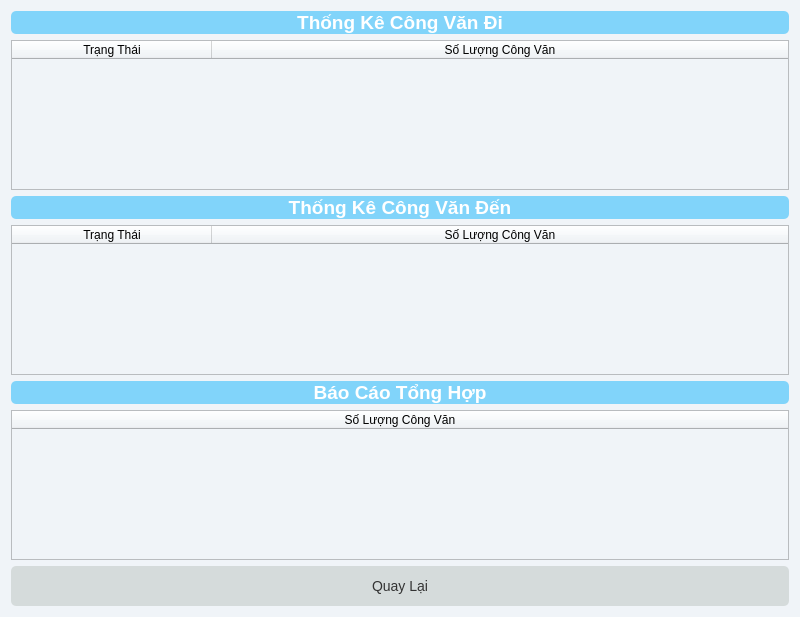
<?xml version="1.0" encoding="UTF-8"?>
<ui version="4.0">
 <class>bctk</class>
 <widget class="QWidget" name="bctk">
  <property name="geometry">
   <rect>
    <x>0</x>
    <y>0</y>
    <width>800</width>
    <height>615</height>
   </rect>
  </property>
  <property name="windowTitle">
   <string>Báo Cáo Thống kê</string>
  </property>
  <property name="styleSheet">
   <string>background-color: #F0F4F8;</string>
  </property>
  <layout class="QVBoxLayout" name="verticalLayout">
   <item>
    <widget class="QLabel" name="lblTitle">
     <property name="styleSheet">
      <string>background-color: #81D4FA; color: white; border-radius: 5px; font-weight: bold; font-size: 14pt;</string>
     </property>
     <property name="text">
      <string>Thống Kê Công Văn Đi</string>
     </property>
     <property name="alignment">
      <set>Qt::AlignCenter</set>
     </property>
    </widget>
   </item>
   <item>
    <widget class="QTableWidget" name="tabletk">
     <property name="minimumSize">
      <size>
       <width>0</width>
       <height>150</height>
      </size>
     </property>
     <property name="styleSheet">
      <string>background-color: #FFFFFF; border: 1px solid #D5DCE8; QHeaderView::section { background-color: #81D4FA; color: white; }</string>
     </property>
     <property name="columnCount">
      <number>2</number>
     </property>
     <attribute name="horizontalHeaderDefaultSectionSize">
      <number>200</number>
     </attribute>
     <attribute name="horizontalHeaderStretchLastSection">
      <bool>true</bool>
     </attribute>
     <column>
      <property name="text">
       <string>Trạng Thái</string>
      </property>
     </column>
     <column>
      <property name="text">
       <string>Số Lượng Công Văn</string>
      </property>
     </column>
    </widget>
   </item>
   <item>
    <widget class="QLabel" name="lblTitle">
     <property name="styleSheet">
      <string>background-color: #81D4FA; color: white; border-radius: 5px; font-weight: bold; font-size: 14pt;</string>
     </property>
     <property name="text">
      <string>Thống Kê Công Văn Đến</string>
     </property>
     <property name="alignment">
      <set>Qt::AlignCenter</set>
     </property>
    </widget>
   </item>
   <item>
    <widget class="QTableWidget" name="tabletk1">
     <property name="minimumSize">
      <size>
       <width>0</width>
       <height>150</height>
      </size>
     </property>
     <property name="styleSheet">
      <string>background-color: #FFFFFF; border: 1px solid #D5DCE8; QHeaderView::section { background-color: #81D4FA; color: white; }</string>
     </property>
     <property name="columnCount">
      <number>2</number>
     </property>
     <attribute name="horizontalHeaderDefaultSectionSize">
      <number>200</number>
     </attribute>
     <attribute name="horizontalHeaderStretchLastSection">
      <bool>true</bool>
     </attribute>
     <column>
      <property name="text">
       <string>Trạng Thái</string>
      </property>
     </column>
     <column>
      <property name="text">
       <string>Số Lượng Công Văn</string>
      </property>
     </column>
    </widget>
   </item>
   <item>
    <widget class="QLabel" name="lblTitle">
     <property name="styleSheet">
      <string>background-color: #81D4FA; color: white; border-radius: 5px; font-weight: bold; font-size: 14pt;</string>
     </property>
     <property name="text">
      <string>Báo Cáo Tổng Hợp</string>
     </property>
     <property name="alignment">
      <set>Qt::AlignCenter</set>
     </property>
    </widget>
   </item>
   <item>
    <widget class="QTableWidget" name="tabletk2">
     <property name="minimumSize">
      <size>
       <width>0</width>
       <height>150</height>
      </size>
     </property>
     <property name="styleSheet">
      <string>background-color: #FFFFFF; border: 1px solid #D5DCE8; QHeaderView::section { background-color: #81D4FA; color: white; }</string>
     </property>
     <property name="columnCount">
      <number>1</number>
     </property>
     <attribute name="horizontalHeaderDefaultSectionSize">
      <number>200</number>
     </attribute>
     <attribute name="horizontalHeaderStretchLastSection">
      <bool>true</bool>
     </attribute>
     <column>
      <property name="text">
       <string>Số Lượng Công Văn</string>
      </property>
     </column>
    </widget>
   </item>
   <item>
    <layout class="QHBoxLayout" name="back">
     <item>
      <widget class="QPushButton" name="btnback">
       <property name="minimumSize">
        <size>
         <width>150</width>
         <height>40</height>
        </size>
       </property>
       <property name="styleSheet">
        <string>background-color: #D5DBDB; color: #333333; border-radius: 5px; font-size: 14px;</string>
       </property>
       <property name="text">
        <string>Quay Lại</string>
       </property>
      </widget>
     </item>
    </layout>
   </item>
  </layout>
 </widget>
 <resources/>
 <connections/>
</ui>
